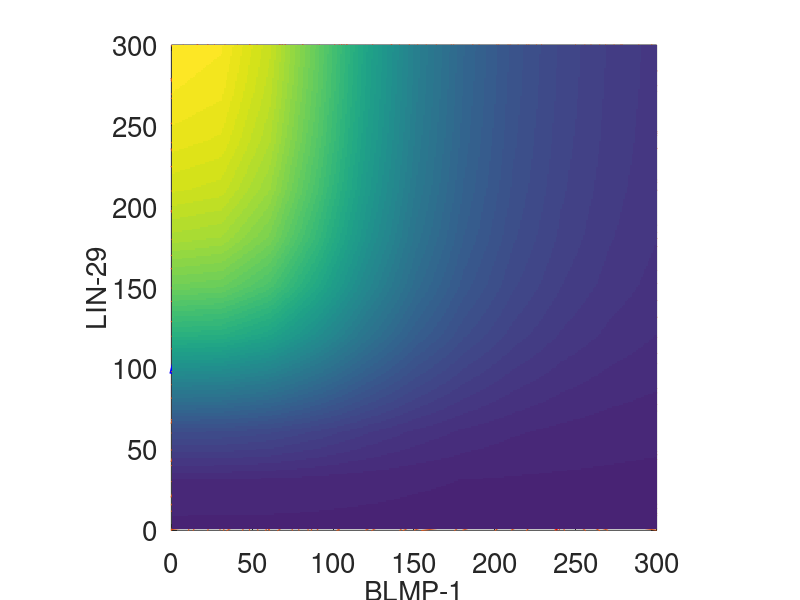

Recreate this plot in MATLAB. (Note: this script raises an error after producing the figure.)
close all
clear

gamma_commom=0.002154; % common protein degradation rate
a_ON=90.67; % A fixed value to determine burst frequency of transcription and tranlation
b=3; % burst size of translation

% threshold value of gene regualtion function

KM_LIN42_Rp_DAF12cep = 100;
KM_LIN42_Rp_lin29 = 100;
KM_LIN42_Ac_blmp1 = 50;
KM_DRE1_Rp_BLMP1 = 130;
KM_LIN29rpblmp1 = 50;
KM_blmp1_pos = 105;
KM_BLMP1rplin29 = 85;
KM_BLMP1rpgeneX = 15;
KM_geneXrplin29 = 200;
KM_DAF12cox_Rp_blmp1 = 180;

n=3; % Hill coefficient of gene regulation functionHill coefficient of gene regulation function

    
%%steady state of upstream signals
DAF12lg=0*((gamma_commom*a_ON*b)/gamma_commom);
DRE1=0.2*((gamma_commom*a_ON*b)/gamma_commom);
LIN42=0.1*0.5*((gamma_commom*a_ON*b)/gamma_commom);


%% regulatory function by the upstream signals
neg_LIN42rplin29 = (KM_LIN42_Rp_lin29^n)/(LIN42^n+KM_LIN42_Rp_lin29^n);
pos_LIN42acblmp1 = LIN42^n/(LIN42^n+KM_LIN42_Ac_blmp1^n);

neg_LIN42rpDAF12cep = (KM_LIN42_Rp_DAF12cep^n)/(LIN42^n+KM_LIN42_Rp_DAF12cep^n);
DAF12cep=0.1*((gamma_commom*a_ON*b)/gamma_commom)+0.9*neg_LIN42rpDAF12cep*((gamma_commom*a_ON*b)/gamma_commom);
DAF12cox=(DAF12lg/(a_ON*b))*(DAF12cep/(a_ON*b))*((gamma_commom*a_ON*b)/gamma_commom);
neg_DAF12coxrpblmp1 = (KM_DAF12cox_Rp_blmp1^n)/(DAF12cox^n+KM_DAF12cox_Rp_blmp1^n);

neg_DRE1rpBLMP1 = (DRE1^n)/(DRE1^n+KM_DRE1_Rp_BLMP1^n);


%% set parameters

k_BLMP1_deg = gamma_commom;
k_BLMP1_prod = 5*k_BLMP1_deg;
k_BLMP1_DRE1 = 0.0020;
k_blmp1_prod = k_BLMP1_deg*a_ON*b*0.9;
k_blmp1_prod_base = k_BLMP1_deg*a_ON*b*0.1;
k_blmp1_deg = 5*k_BLMP1_deg;
k_BLMP1_prod_base = k_BLMP1_prod*0.1*(k_blmp1_prod/k_blmp1_deg);

Total = 300; % setting of the mac steady state

k_LIN29_deg = gamma_commom*0.25;
k_LIN29_prod = 5*k_LIN29_deg;
k_lin29_prod = k_LIN29_deg*a_ON*b*0.9;
k_lin29_prod_base= k_LIN29_deg*a_ON*b*0.1;
k_lin29_deg = 5*k_LIN29_deg;
k_LIN29_prod_base = k_LIN29_prod*0.1*(k_lin29_prod/k_lin29_deg);

%% tuning for the newly established BLMP-1 activation of lin-29(0=ON; 1=OFF)

neg_strength_BLMP1rpgeneX = 0;

%% find the lin29 roots at steady state
for ii = 0:30
    BLMP1(ii+1) = ii*10;
    neg_BLMP1rpgeneX = (neg_strength_BLMP1rpgeneX*BLMP1(ii+1)^n+KM_BLMP1rpgeneX^n)/(BLMP1(ii+1)^n+KM_BLMP1rpgeneX^n);
    geneX = 0.1*(gamma_commom*a_ON*b/gamma_commom)+0.9*neg_BLMP1rpgeneX*(gamma_commom*a_ON*b/gamma_commom);
    neg_geneXrplin29 = KM_geneXrplin29^n/(geneX^n+KM_geneXrplin29^n);
    neg_BLMP1rplin29 = KM_BLMP1rplin29^n/(BLMP1(ii+1)^n+KM_BLMP1rplin29^n);
    lin29_reg_func = neg_LIN42rplin29*neg_geneXrplin29*neg_BLMP1rplin29; 
    LIN29_roots(ii+1,:) = roots([(-k_LIN29_deg) k_LIN29_prod*((k_lin29_prod_base+k_lin29_prod*lin29_reg_func)/k_lin29_deg)]);

end

figure(1)
set(gca,'FontSize',30)
%idxx=10-iii;
%subplot(3,3,idxx)

%% get rid of imaginary roots
image_roots = abs(imag(LIN29_roots))>20;
LIN29_roots2 = LIN29_roots;
LIN29_roots2(image_roots) = nan;
LIN29_line = real(LIN29_roots2);
BLMP1_line = BLMP1;
plot(BLMP1_line, LIN29_line, 'b', 'LineWidth', 3)
ylim([0 Total])
ylim([-100 500])
hold on

%% find the blmp1 roots at steady state
for ii = 0:Total
    LIN29(ii+1) = ii;
    neg_LIN29rpblmp1 = (KM_LIN29rpblmp1^n)/(LIN29(ii+1)^n+KM_LIN29rpblmp1^n);
    blmp1_reg_func = neg_LIN29rpblmp1*pos_LIN42acblmp1*neg_DAF12coxrpblmp1; 
    BLMP1_roots(ii+1,:) = roots([(-k_BLMP1_deg-k_BLMP1_DRE1*neg_DRE1rpBLMP1) ((k_BLMP1_prod/k_blmp1_deg)*(k_blmp1_prod+k_blmp1_prod_base))  0 -1*(k_BLMP1_DRE1*neg_DRE1rpBLMP1+k_BLMP1_deg)*KM_blmp1_pos^n  KM_blmp1_pos^n*(k_BLMP1_prod/k_blmp1_deg)*(k_blmp1_prod_base+k_blmp1_prod*blmp1_reg_func)]);
end
%%
%% get rid of imaginary roots
image_roots = abs(imag(BLMP1_roots))>2;
BLMP1_roots2 = BLMP1_roots;
BLMP1_roots2(image_roots) = nan;
BLMP1_line2 = real(BLMP1_roots2);
BLMP1_line2_trans = transpose(BLMP1_line2);
BLMP1_line2_sort = sort(BLMP1_line2_trans);
BLMP1_line2 = transpose(BLMP1_line2_sort);
BLMP1_line2(BLMP1_line2<=0) = nan;
clear size
size=size(BLMP1_line2);
idx1 = 2;
idx2 = 4;
for i = 1: size(1)
    if isnan(BLMP1_line2(i, 3)) &  (BLMP1_line2(i, 2)>50)  
        BLMP1_line2(i, [idx1,idx2]) = BLMP1_line2(i, [idx2,idx1])
    end
end
LIN29_line2 = LIN29;
%%


plot(BLMP1_line2,LIN29_line2, 'r', 'LineWidth', 2)
axis square
xticks(0:50:Total)
yticks(0:50:Total)
set(gca,'FontSize',20)
%% get the vector for quiver plot, and save data for later plotting with python 
BLMP1_2 = 0:30:Total;
LIN29_2 = 0:30:Total;
[mBLMP1, mLIN29] = meshgrid(BLMP1_2,LIN29_2);

neg_BLMP1rpgeneX = (neg_strength_BLMP1rpgeneX*mBLMP1.^n+KM_BLMP1rpgeneX^n)./(mBLMP1.^n+KM_BLMP1rpgeneX^n);
geneX =0.1*(gamma_commom*a_ON*b/gamma_commom)+0.9*neg_BLMP1rpgeneX*(gamma_commom*a_ON*b/gamma_commom);
neg_geneXrplin29 = (KM_geneXrplin29^n)./(geneX.^n+KM_geneXrplin29^n);
neg_BLMP1rplin29 = (KM_BLMP1rplin29^n)./(mBLMP1.^n+KM_BLMP1rplin29^n);
lin29_reg_func = neg_LIN42rplin29*neg_geneXrplin29.*neg_BLMP1rplin29; 

dlin29 = k_LIN29_prod*((k_lin29_prod_base+k_lin29_prod*lin29_reg_func)/k_lin29_deg) - k_LIN29_deg*mLIN29;

neg_LIN29rpblmp1 = (KM_LIN29rpblmp1^n)./(mLIN29.^n+KM_LIN29rpblmp1^n);
blmp1_reg_func_base = pos_LIN42acblmp1*neg_DAF12coxrpblmp1*neg_LIN29rpblmp1; 
blmp1_reg_func= blmp1_reg_func_base + (mBLMP1.^n./(mBLMP1.^n+KM_blmp1_pos^n))- blmp1_reg_func_base.*(mBLMP1.^n./(mBLMP1.^n+KM_blmp1_pos^n))

dblmp1 = k_BLMP1_prod*((k_blmp1_prod_base+k_blmp1_prod*blmp1_reg_func)/k_blmp1_deg)- (k_BLMP1_deg+k_BLMP1_DRE1*neg_DRE1rpBLMP1)*mBLMP1;
% 

hq = quiver(mBLMP1,mLIN29,dblmp1,dlin29,0.5,'color',[0.8500 0.3250 0.0980]);
set(hq,'MaxheadSize',2)
set(hq,'autoscalefactor',2) ;
set(hq,'ShowArrowhead','on') 
hold on;

xlabel('BLMP-1','FontSize',20);
ylabel('LIN-29','FontSize',20)
xlim([0 Total])
xlim([0 Total])
ylim([0 Total])

% production rate of unc-5 mRNA and protein 

k_UNC5_deg = gamma_commom*0.25;
k_UNC5_prod = 5*k_UNC5_deg;
k_UNC5_prod_base = k_UNC5_prod*0.1;
k_unc5_prod = k_UNC5_deg*a_ON*b;
k_unc5_deg = 5*k_UNC5_deg;

KM_BLMP1_Rp_unc5 = 125;
KM_DAF12cox_Ac_unc5 = 130;
KM_LIN29_Ac_unc5 = 110;

neg_BLMP1_rp_unc5 = (KM_BLMP1_Rp_unc5^n)./(mBLMP1.^n+KM_BLMP1_Rp_unc5^n);

pos_DAF12cox_ac_unc5 = DAF12cox^n/(DAF12cox^n+KM_DAF12cox_Ac_unc5^n);
pos_LIN29_ac_unc5 = mLIN29.^n./(mLIN29.^n+KM_LIN29_Ac_unc5^n);
unc5_ac_func = pos_DAF12cox_ac_unc5 + pos_LIN29_ac_unc5 - pos_DAF12cox_ac_unc5*pos_LIN29_ac_unc5; 

UNC5 = (k_unc5_prod/k_unc5_deg)*(k_UNC5_prod*0.1 + 0.9*k_UNC5_prod*neg_BLMP1_rp_unc5.*unc5_ac_func)*(1/k_UNC5_deg);
[BLMP1_i,LIN29_i] = meshgrid(0:1:Total, 0:1:Total);

%// Interpolate the data and show the output
outData = interp2(mBLMP1, mLIN29, UNC5, BLMP1_i, LIN29_i, 'linear');

I=imagesc(outData);
I.AlphaData=0.4;
hold off;


%// Add colour bar
xlabel('BLMP-1','FontSize',20);
ylabel('LIN-29','FontSize',20);
%title(['\theta_{LIN-42}=' num2str(0.01*iii)])

a=colorbar;
set(a, 'ylim', [30 270])
set(a,'Visible','on');
c = colorbar();
drawnow;
alphaVal = 0.5;

cdata = c.Face.Texture.CData;
cdata(end,:) = uint8(alphaVal * cdata(end,:));
c.Face.Texture.ColorType = 'truecoloralpha';
c.Face.Texture.CData = cdata


%'FaceAlpha',.5
%set(a, 'FaceAlpha', 0.5)
label_unc5=ylabel(c,'UNC-5','FontSize',20,'Rotation',270);
label_unc5.Position(1) = 3.4;



 